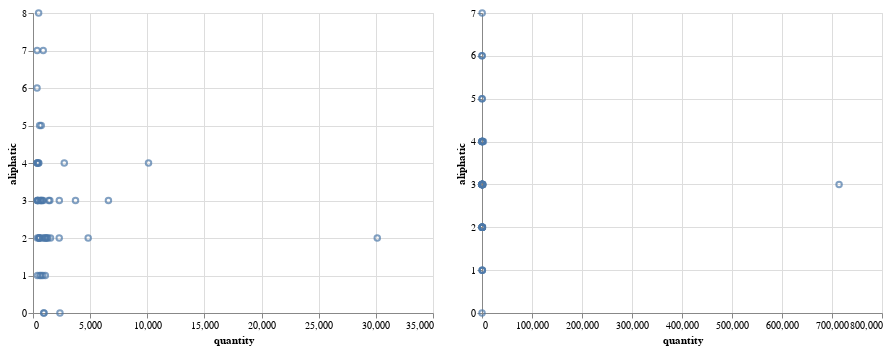

Notebook cell for this chart:
### Code cell
chart_f3 = alt.Chart(vhr0_3.iloc[:50]).mark_point().encode(
x = 'quantity',
y = 'aliphatic'
)

chart_f4 = alt.Chart(vhr0_4.iloc[:50]).mark_point().encode(
x = 'quantity',
y = 'aliphatic'
)

chart_f3 | chart_f4
